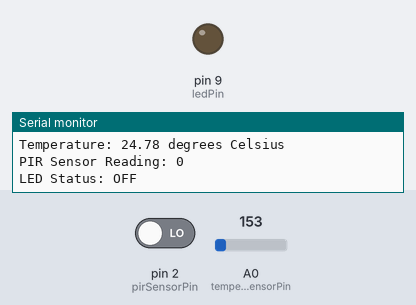
A sketch run on a simulated Arduino Uno, built with avr-gcc and run on an emulated ATmega328P. On the bench: output pins drawn as LEDs (lit = HIGH), the last lines printed to the serial monitor. The inputs (shaded band) are chosen by the test bench; at power-on: A0 (temperatureSensorPin) = 153, pin 2 (pirSensorPin) LOW.

Above: at 1.8 s.
1.9 s: A0 (temperatureSensorPin) set to 168
At 2.8 s:
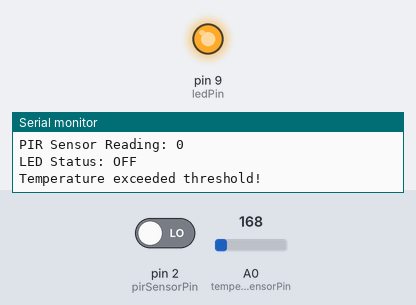
3.5 s: A0 (temperatureSensorPin) set to 133
At 5.2 s:
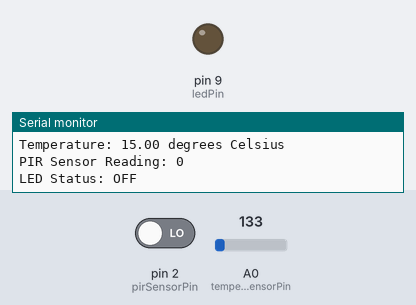
5.6 s: A0 (temperatureSensorPin) set to 165
At 7.6 s:
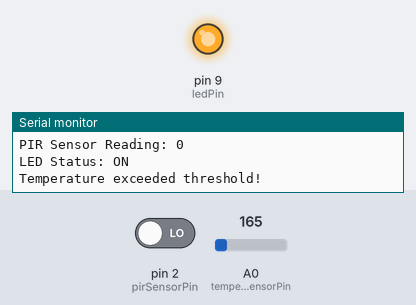
Timing chart, 0 to 9.1 s (numbered marks = the images above; inputs shaded):
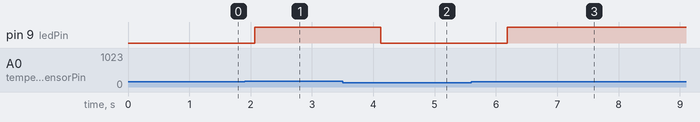

Measured:
- the behaviour switches between 153 and 154 on A0 (temperatureSensorPin) (found by bisection; images 0 and 1)
- after the input at 1.9 s, pin 9 (ledPin): LOW → HIGH after 0.17 s
- after the input at 3.5 s, pin 9 (ledPin): HIGH → LOW after 0.62 s
- after the input at 5.6 s, pin 9 (ledPin): LOW → HIGH after 0.58 s

The sketch:

sketch_feb01a.ino
```cpp
// Pin definitions
const int temperatureSensorPin = A0;
const int pirSensorPin = 2;
const int ledPin = 9;

// Threshold temperature in Celsius
const float thresholdTemp = 25.0;

// Flag to indicate motion detection
volatile bool motionDetected = false;

void setup() {
  // Initialize LED pin as output
  pinMode(ledPin, OUTPUT);

  // Initialize PIR sensor pin as input
  pinMode(pirSensorPin, INPUT);

  // Attach interrupt for motion sensor
  attachInterrupt(digitalPinToInterrupt(pirSensorPin), motionInterrupt, CHANGE);

  // Start serial communication
  Serial.begin(9600);
}

void loop() {
  // Main program logic
  // Read temperature from sensor
  float temperature = readTemperature();

  // Read PIR sensor
  int pirValue = digitalRead(pirSensorPin);

  // Read LED status
  int ledState = digitalRead(ledPin);

  // Display readings in serial monitor
  Serial.print("Temperature: ");
  Serial.print(temperature);
  Serial.println(" degrees Celsius");

  Serial.print("PIR Sensor Reading: ");
  Serial.println(pirValue);

  Serial.print("LED Status: ");
  Serial.println(ledState == HIGH ? "ON" : "OFF");

  // Check if temperature exceeds threshold
  if (temperature > thresholdTemp) {
    Serial.println("Temperature exceeded threshold!");
    digitalWrite(ledPin, HIGH); // Turn on LED
  } else {
    digitalWrite(ledPin, LOW); // Turn off LED
  }

  // Add delay for readability
  delay(1000); // Adjust delay time as needed

  // Add any other non-blocking tasks here
}

// Interrupt service routine for motion detection
void motionInterrupt() {
  motionDetected = true;
}

// Function to read temperature from sensor
float readTemperature() {
  int sensorValue = analogRead(temperatureSensorPin);
  float voltage = sensorValue * (5.0 / 1023.0);
  float temperatureC = (voltage - 0.5) * 100.0;
  return temperatureC;
}
```
